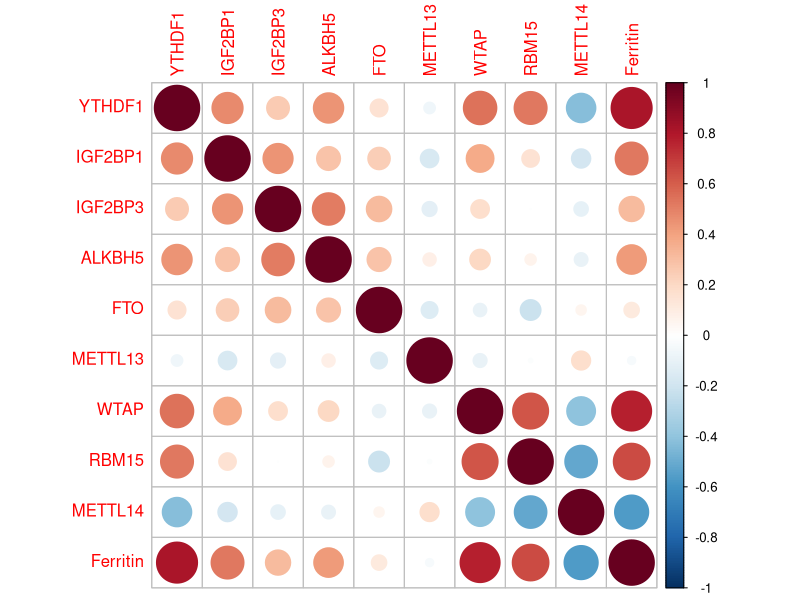

This chart was generated by the following R code:
library("Hmisc")
library("corrplot")
fer <- read.csv("./TilePlot.csv", header = TRUE)
fer.cor <- cor(fer,
  method = c("spearman")
)
fer.rcorr <- rcorr(as.matrix(fer))

##  different color series
col5 <- colorRampPalette(c("#053061", "#2166AC", "#4393C3", "#92C5DE", "#D1E5F0", "#FFFFFF", "#FDDBC7", "#F4A582", "#D6604D", "#B2182B", "#67001F"))
corrplot(fer.cor,
  col = col5(200),
)
